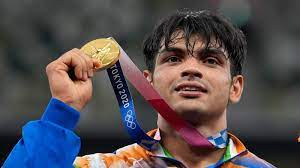
#> input picture neeraj_gold.jfif, 300 x 168 px
$ jupyter execute --allow-errors 'basic_image operations.ipynb'   (shell and % lines are left out)
#> lines starting #> are read from the running program, lines starting #| are printed output that depends on the picture
[cell 1]
import cv2
from matplotlib import pyplot as plt

# Resizing image

[cell 2]
import numpy as np
import cv2 as cv
img = cv.imread('neeraj_gold.jfif')
#> img is the input picture: shape (168, 300, 3); mean B, G, R 79.9, 76.3, 83
res = cv.resize(img, None, fx=.5, fy=0.5, interpolation = cv.INTER_CUBIC)
#OR
# height, width = img.shape[:2]
# res = cv.resize(img,(2*width, 2*height), interpolation = cv.INTER_CUBIC)

[cell 3]
img.shape
#> Out = (168, 300, 3)

[cell 4]
for row in range(0, img.shape[0], 50):
    for col in range(0, img.shape[1], 50):
        plt.figure()
        image_slice = img[row:row + 50, col:col + 50]
        plt.imshow(image_slice)
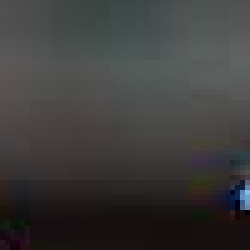
#> shown: shape (50, 50, 3) (shown 5 times larger); mean R, G, B 61.1, 60.9, 59.9
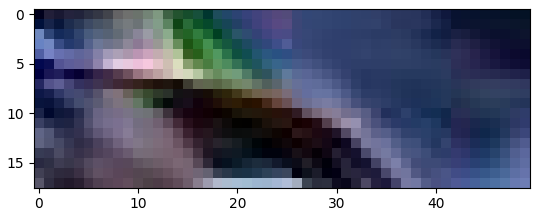
#> figure drawn by matplotlib, 1 panel
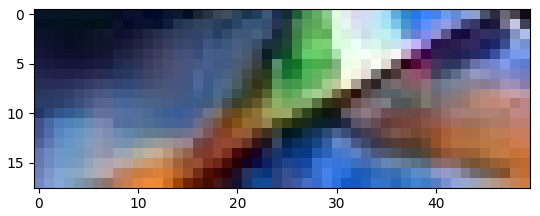
#> figure drawn by matplotlib, 1 panel
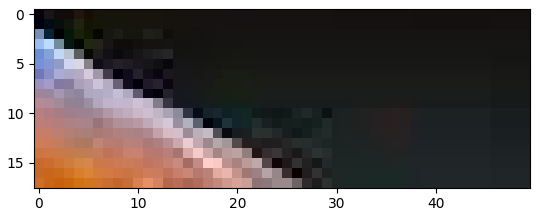
#> figure drawn by matplotlib, 1 panel

[cell 5]
plt.imshow(img)

[cell 6]
img.shape
#> Out = (168, 300, 3)

[cell 7]
top_left = img[100:200, 50:150, :]
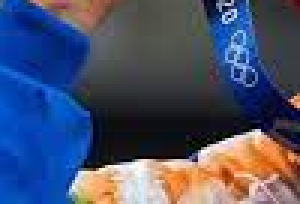
#> top_left: shape (68, 100, 3) (shown 3 times larger); mean B, G, R 106, 79.6, 71.7

[cell 8]
hist = np.histogram(top_left)
#> hist = ([4223, 2505, 4450, 3146, 997, 987, 1355, 1209, 848, 680], [0, 25.5, 51, 76.5, 102, 127.5, 153, 178.5, 204, 229.5, 255])

[cell 9]
len(hist)
#> Out = 2

[cell 10]
hist[0].shape
#> Out = (10,)

[cell 11]
hist[1].shape
#> Out = (11,)

[cell 12]
hist[0]
#> Out = [4223, 2505, 4450, 3146, 997, 987, 1355, 1209, 848, 680]

[cell 13]
hist[1]
#> Out = [0, 25.5, 51, 76.5, 102, 127.5, 153, 178.5, 204, 229.5, 255]

[cell 14]
plt.imshow(top_left)

[cell 15]
plt.imshow(res)

[cell 16]
print(res.shape)
#| (84, 150, 3)

[cell 17]
print(img.shape)
#| (168, 300, 3)

[cell 18]
np.ones((5,5)) / 25

# Average filtering

[cell 19]
import numpy as np

kernel = np.ones((1,1), np.float32)/25
dst = cv.filter2D(img, -1, kernel)
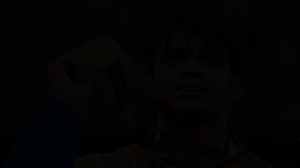
#> dst: shape (168, 300, 3); mean B, G, R 3.2, 3.06, 3.31
plt.subplot(121),plt.imshow(img),plt.title('Original')
plt.xticks([]), plt.yticks([])
plt.subplot(122),plt.imshow(dst),plt.title('Averaging')
plt.xticks([]), plt.yticks([])
plt.show()
#> figure, not shown here; B, G, R data is drawn as R, G, B

# Linear transformation
y = Ax

# Affine Transformation

Input - x

output - y

y = Ax + b

x = 2 X 2, A = 2 X 2 y = (2 X 1)

#> (a cell that did not finish here is left out)

# Translation

 A = (1,0,
      0,1)
 b = [tx, ty]

[cell 21]
np.asarray([[1,0,100],[0,1,50]])

[cell 22]
rows,cols = img.shape[0], img.shape[1]
#> rows = 168; cols = 300
M = np.float32([[1,0,100],[0,1,50]])
dst = cv2.warpAffine(img,M,(cols,rows))
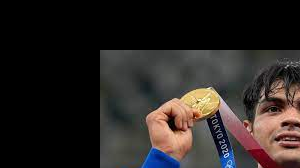
#> dst: shape (168, 300, 3); mean B, G, R 35.8, 37.8, 43.4

[cell 23]
plt.imshow(dst)

# Rotation

A = (cos(theta), - sin(theta)
     sin(theta), cos(theta)
    )

[cell 24]
# cols-1 and rows-1 are the coordinate limits.
M = cv2.getRotationMatrix2D(((cols-1)/2.0,(rows-1)/2.0),90,1)
#> M = [[6.12e-17, 1, 66], [-1, 6.12e-17, 233]]
dst = cv2.warpAffine(img,M,(cols,rows))
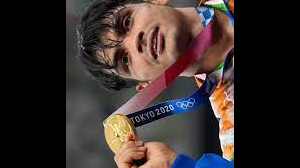
#> dst: shape (168, 300, 3); mean B, G, R 44.7, 46.6, 56.8
plt.imshow(dst)

[cell 25]
M

[cell 26]
im = cv2.imread("median.jpeg")
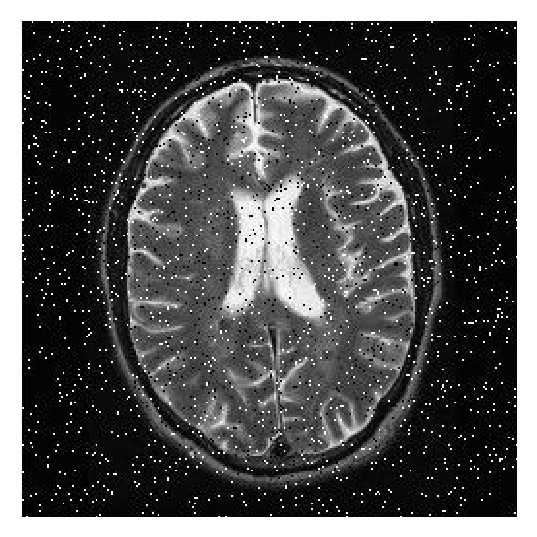
#> input picture median.jpeg, 537 x 537 px
#> im is the input picture: shape (537, 537, 3); min 0, max 255, mean 82.8
print(im.shape)
#| (537, 537, 3)

[cell 27]
plt.imshow(im)

[cell 28]
median = cv2.medianBlur(im, 3)
compare = np.concatenate((im, median), axis=1) #side by side comparison
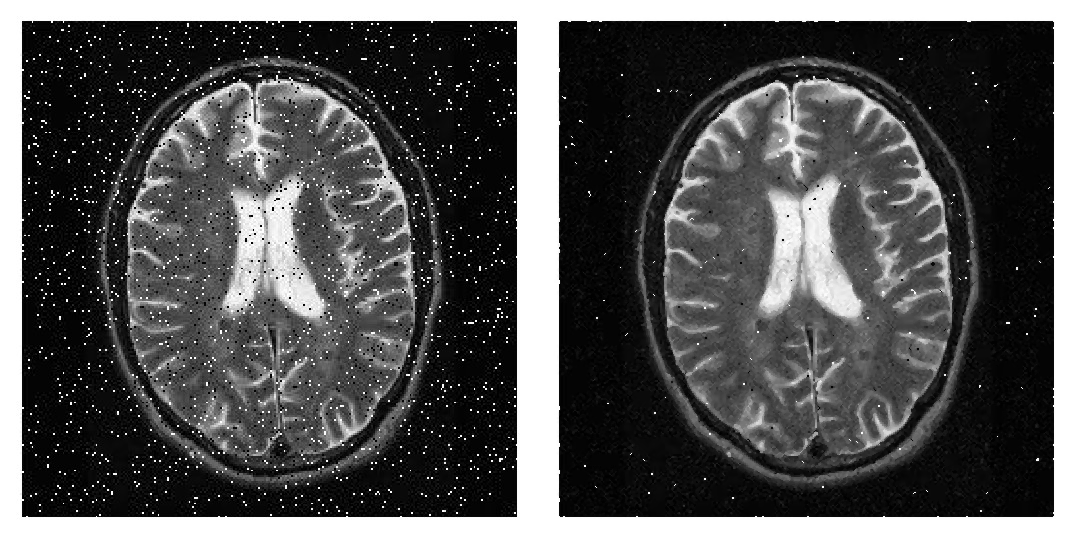
#> compare: shape (537, 1074, 3); min 0, max 255, mean 81.3
plt.imshow(compare)
